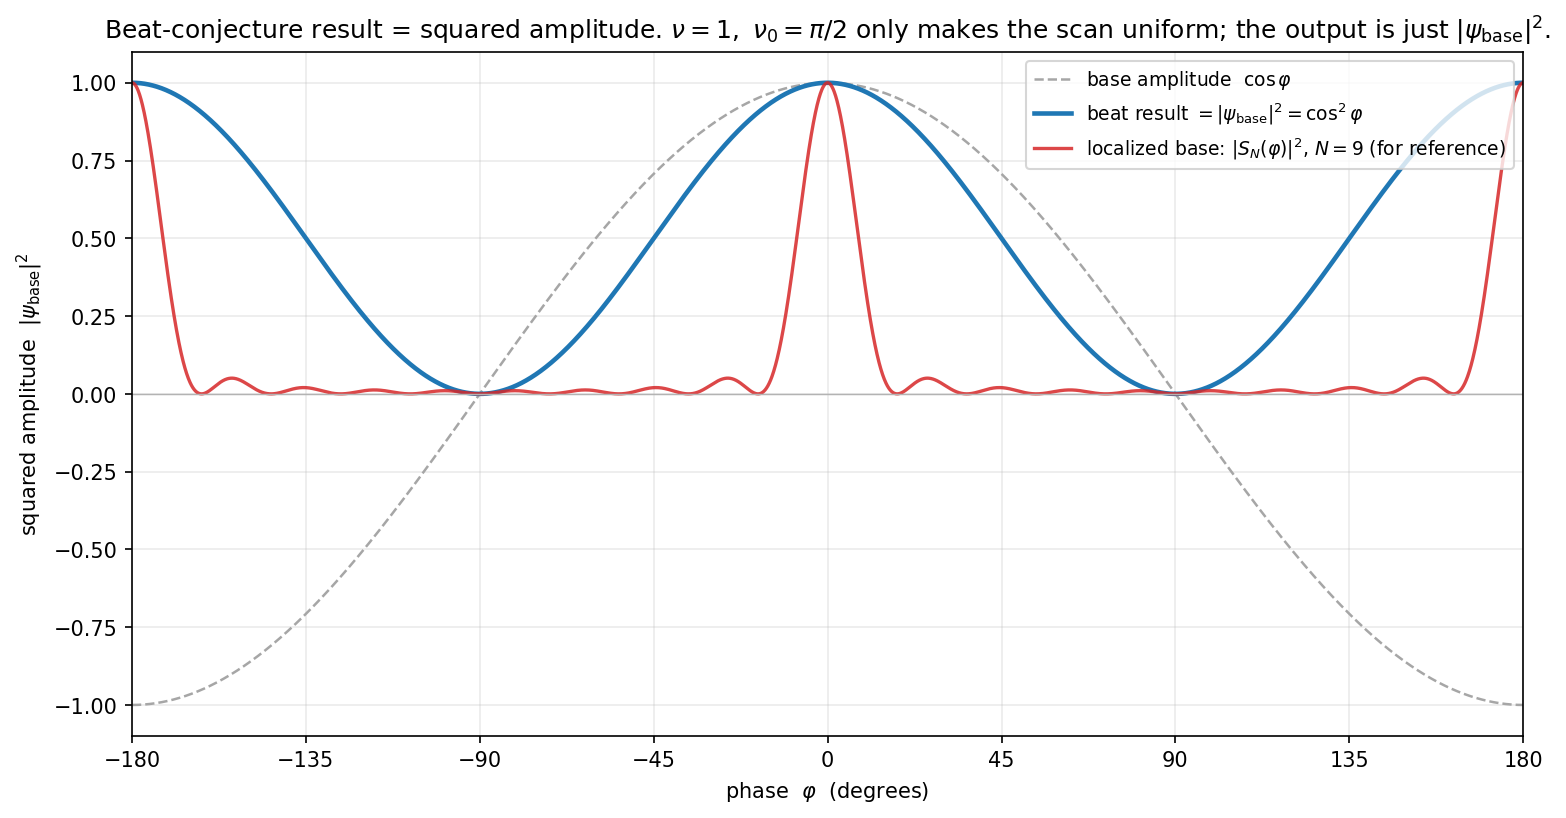

Python code for this plot:
#!/usr/bin/env python3
# -*- coding: utf-8 -*-
"""
The beat-conjecture result is simply the SQUARED AMPLITUDE |psi_base|^2.
The beat (nu vs nu0=pi/2) is only the mechanism that scans the observer phase
uniformly (irrational ratio 2/pi -> Weyl); it does NOT change the result.

  base wave cos(phi)        -> observation distribution = cos^2(phi).
  base wave S_N(phi)        -> observation distribution = |S_N(phi)|^2 (localized).

x-axis = phase, y-axis = squared amplitude.  That is all.
"""
import os
import numpy as np
import matplotlib
matplotlib.use("Agg")
import matplotlib.pyplot as plt

OUTDIR = os.path.dirname(os.path.abspath(__file__))
phi_deg = np.linspace(-180, 180, 4001)
phi = np.deg2rad(phi_deg)

# --- simplest base: a single cosine ---
amp = np.cos(phi)
I_cos = np.cos(phi) ** 2                       # = beat-conjecture result

# --- localized base: combined odd harmonics n=1,3,5,7,9 ---
S = sum(np.cos(n * phi) for n in [1, 3, 5, 7, 9])
I_S = (S / 5.0) ** 2                            # normalized |S_N|^2

fig, ax = plt.subplots(figsize=(10.5, 5.6))
ax.plot(phi_deg, amp, color="0.65", lw=1.2, ls="--",
        label=r"base amplitude  $\cos\varphi$")
ax.plot(phi_deg, I_cos, color="#1f77b4", lw=2.2,
        label=r"beat result $=|\psi_{\rm base}|^2=\cos^2\varphi$")
ax.plot(phi_deg, I_S, color="#d62728", lw=1.6, alpha=0.85,
        label=r"localized base: $|S_N(\varphi)|^2$, $N=9$ (for reference)")
ax.axhline(0, color="0.7", lw=0.7)
ax.set_xlim(-180, 180)
ax.set_xticks(range(-180, 181, 45))
ax.set_xlabel(r"phase  $\varphi$  (degrees)")
ax.set_ylabel(r"squared amplitude  $|\psi_{\rm base}|^2$")
ax.set_title(r"Beat-conjecture result = squared amplitude. "
             r"$\nu=1,\ \nu_0=\pi/2$ only makes the scan uniform; "
             r"the output is just $|\psi_{\rm base}|^2$.")
ax.legend(loc="upper right", fontsize=9)
ax.grid(alpha=0.25)
fig.tight_layout()
base = os.path.join(OUTDIR, "beat_result_simple")
fig.savefig(base + ".png", dpi=150, bbox_inches="tight")
fig.savefig(base + ".svg", bbox_inches="tight")
plt.close(fig)
print("ratio nu/nu0 = 2/pi =", 1.0/(np.pi/2), "(irrational -> uniform scan)")
print("Outputs ->", base + ".png / .svg")
